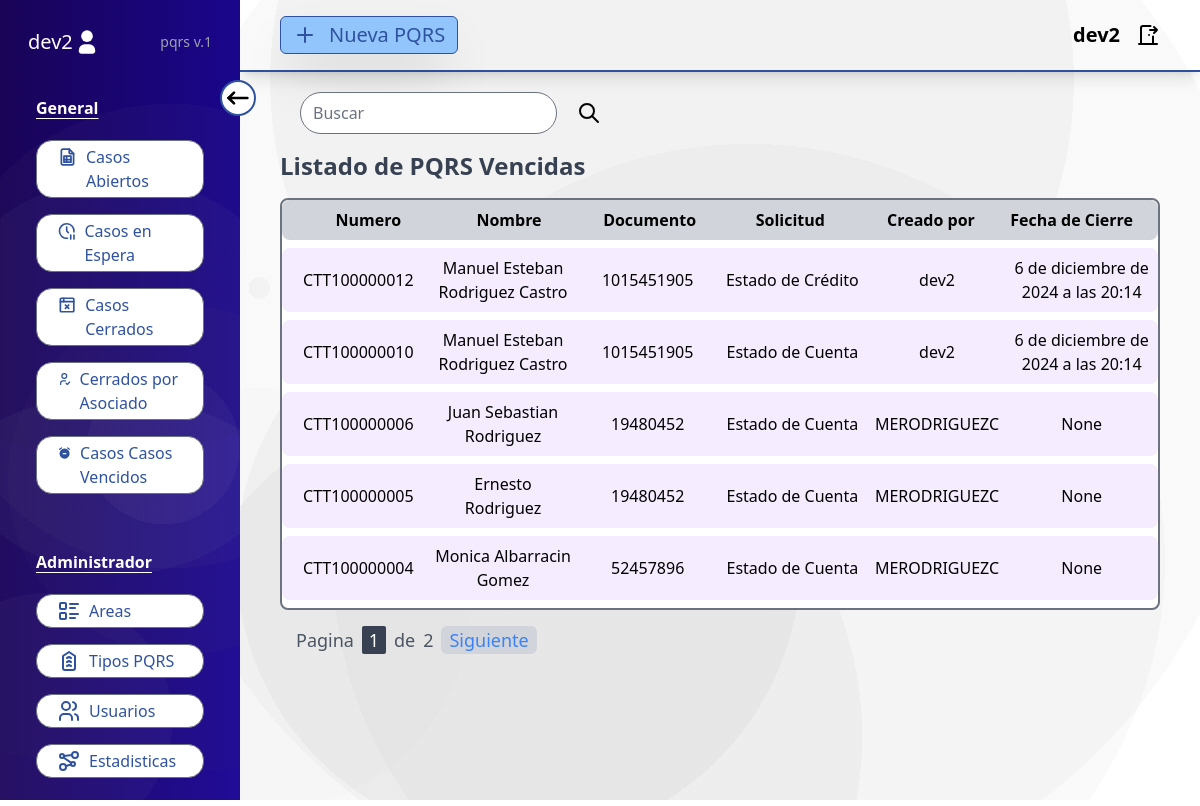
/pqrs-expiradas/ (signed in), run on an earlier commit of the app's database.
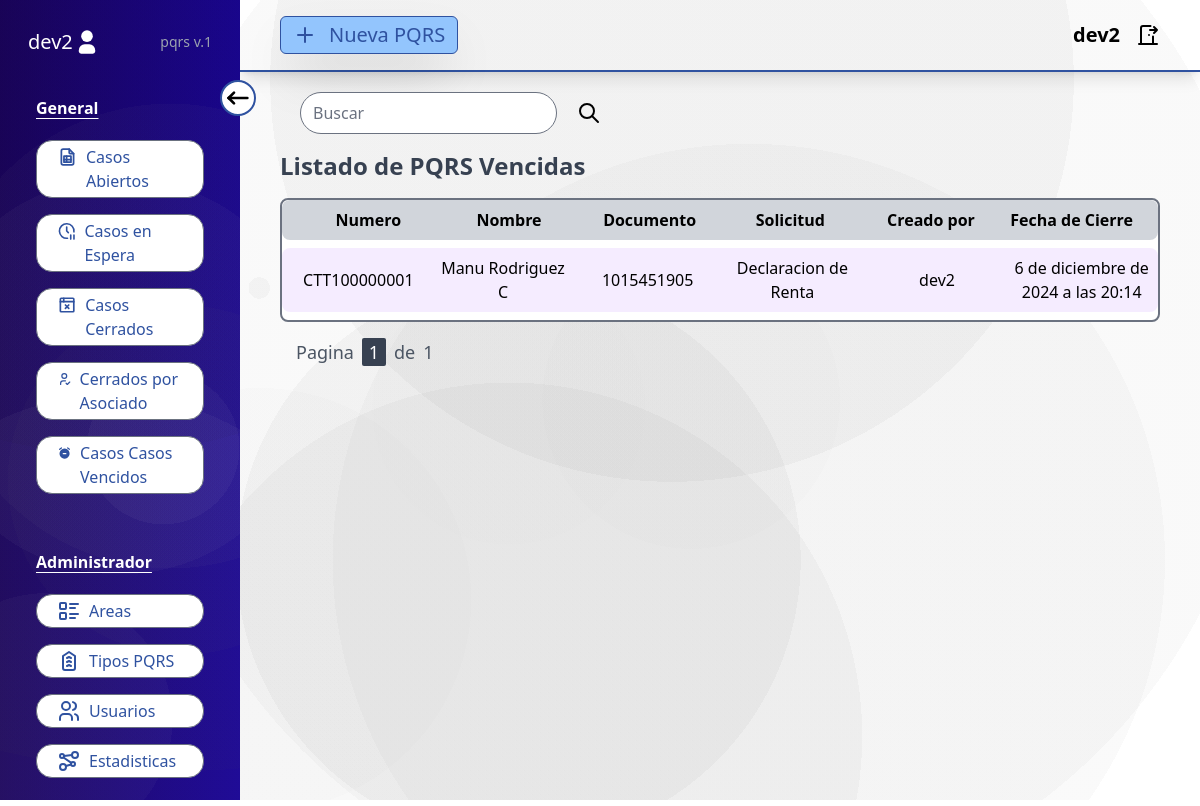
And on a later commit of the database.
### users/models.py (models this page shows, shortened)
class PQRS(models.Model):
    num = models.CharField(max_length=20)
    typePQRS = models.ForeignKey(TypesPQRS, on_delete=models.CASCADE)
    areas = models.CharField(max_length=1000, null=True, blank=True)
    name = models.CharField(max_length=200)
    asociado = models.IntegerField()
    email = models.EmailField()
    phone = models.IntegerField()
    description = models.CharField(max_length=1000)
    created = models.DateTimeField(auto_now_add=True)
    timeResponse = models.DateTimeField(null=True, blank=True)
    userCreated = models.CharField(max_length=100)
    status = models.CharField(max_length=100, default="Open")
    close_by = models.CharField(max_length=100, null=True, blank=True)
    closed = models.DateTimeField(null=True, blank=True)
    dateResponse = models.DateTimeField(null=True, blank=True)
    tokenControl = models.CharField(max_length=100, null=True, blank=True)
    objects = PQRSManager()
    def save(self, *args, **kwargs):
        if self.typePQRS and not self.timeResponse:
            dateEnd = datetime.now() + timedelta(hours=self.typePQRS.timeExecute)
            self.timeResponse = timezone.make_aware(dateEnd, timezone.get_current_timezone())
            name_pqrs = self.typePQRS.area_redirect
            setName = str(name_pqrs)
            self.areas = setName
        if not self.num:
            super().save(*args, **kwargs)
            self.num = f"CTT10{str(self.id).rjust(7, '0')}"
            kwargs['force_insert'] = False
        super(PQRS, self).save(*args, **kwargs)
    def check_time_response(self):
        if self.timeResponse and self.timeResponse < timezone.now() and self.status == "Open":
            self.status = "Expired"
            self.closed = timezone.now()
            self.save()
        if self.dateResponse and self.dateResponse < timezone.now() and self.status == "Wait":
            self.status = "Close"
            self.closed = timezone.now()
            self.save()
    class Meta:
        ordering = ['-created']

### adminUser/models.py (models this page shows, shortened)
class TypesPQRS(models.Model):
    name = models.CharField(max_length=100)
    timeExecute = models.IntegerField()
    area_redirect = models.ForeignKey(Areas, on_delete=models.SET_NULL, null=True, blank=True)
    def __str__(self):
        return self.name

### users/views.py (the view, shortened to what this page needs)
# urls.py: path('pqrs-expiradas/', expiredPQRS, name="expiredpqrs"),
@login_required
def expiredPQRS(request):
    formSearch = SearchForm()
    userType = request.user
    if userType.is_staff:
        expirePQRS = PQRS.objects.filter(status="Expired")
    else:
        expirePQRS = PQRS.objects.filter(areas__icontains=userType.area, status="Expired")
    paginator = Paginator(expirePQRS, 5)
    page_number = request.GET.get('page', 1)
    try:
        pqrs_expired = paginator.page(page_number)
    except EmptyPage:
        return HttpResponseRedirect(f"{request.path}?page=1")
    return render(request, 'expired_pqrs.html', {'pqrs': pqrs_expired, 'formSearch': formSearch})

### users/forms.py
class SearchForm(forms.Form):
    search = forms.CharField(label="", widget=forms.TextInput(attrs={
        'class': 'bg-gray-200 border-[10px] rounded-full',
        'placeholder': 'Buscar',
    }))

### users/models.py (called while the page is built)
    def get_queryset(self):
        queryset = super().get_queryset()
        for pqrs in queryset:
            pqrs.check_time_response()
        return queryset

### users/templates/expired_pqrs.html
{% extends "baseUsers.html" %} {% block datas %}
{% include "search.html" %}
<h2 class="my-4 text-2xl font-semibold text-gray-700">Listado de PQRS Vencidas</h2>
<div class="w-full max-h-[85%] border-2 bg-white border-gray-500 rounded-lg overflow-y-auto">
  <ul class="flex flex-row text-base font-semibold bg-gray-300 px-4 py-2 rounded-lg text-center">
    <li class="w-1/6">Numero</li>
    <li class="w-1/6">Nombre</li>
    <li class="w-1/6">Documento</li>
    <li class="w-1/6">Solicitud</li>
    <li class="w-1/6">Creado por</li>
    <li class="w-1/6">Fecha de Cierre</li>
  </ul>
  <div class="flex flex-col gap-2 py-2">
    {% for pqr in pqrs %}
    <a href="{% url 'findpqrs' pqr.num %}" class="">
      <ul class="flex flex-row gap-2 py-2 bg-purple-100/80 rounded-lg hover:bg-purple-200 transition-colors duration-200 px-2">
        <li class="w-1/6 flex text-center justify-center items-center">{{pqr.num}}</li>
        <li class="w-1/6 flex text-center justify-center items-center">{{pqr.name}}</li>
        <li class="w-1/6 flex text-center justify-center items-center">{{pqr.asociado}}</li>
        <li class="w-1/6 flex text-center justify-center items-center">{{pqr.typePQRS}}</li>
        <li class="w-1/6 flex text-center justify-center items-center">{{pqr.userCreated}}</li>
        <li class="w-1/6 flex text-center justify-center items-center">{{pqr.closed}}</li>
      </ul>
    </a>
    {% endfor %}
  </div>
</div>
{% include "pagination.html" with page=pqrs %} {% endblock datas %}

What changed in the data, as far as the page shows it:
removed PQRS: num "CTT100000012", name "Manuel Esteban Rodriguez Castro", asociado "1015451905", typePQRS "Estado de Crédito", userCreated "dev2", closed "6 de diciembre de 2024 a las 20:14"
removed PQRS: num "CTT100000010", name "Manuel Esteban Rodriguez Castro", asociado "1015451905", typePQRS "Estado de Cuenta", userCreated "dev2", closed "6 de diciembre de 2024 a las 20:14"
removed PQRS: num "CTT100000006", name "Juan Sebastian Rodriguez", asociado "19480452", typePQRS "Estado de Cuenta", userCreated "MERODRIGUEZC", closed "None"
removed PQRS: num "CTT100000005", name "Ernesto Rodriguez", asociado "19480452", typePQRS "Estado de Cuenta", userCreated "MERODRIGUEZC", closed "None"
removed PQRS: num "CTT100000004", name "Monica Albarracin Gomez", asociado "52457896", typePQRS "Estado de Cuenta", userCreated "MERODRIGUEZC", closed "None"
now on this page (row edited): PQRS: num "CTT100000001", name "Manu Rodriguez C", asociado "1015451905", typePQRS "Declaracion de Renta", userCreated "dev2", closed "6 de diciembre de 2024 a las 20:14"
Also different on the page:
{{ page.paginator.num_pages }}: "2" → "1"
text no longer shown: "Siguiente"
